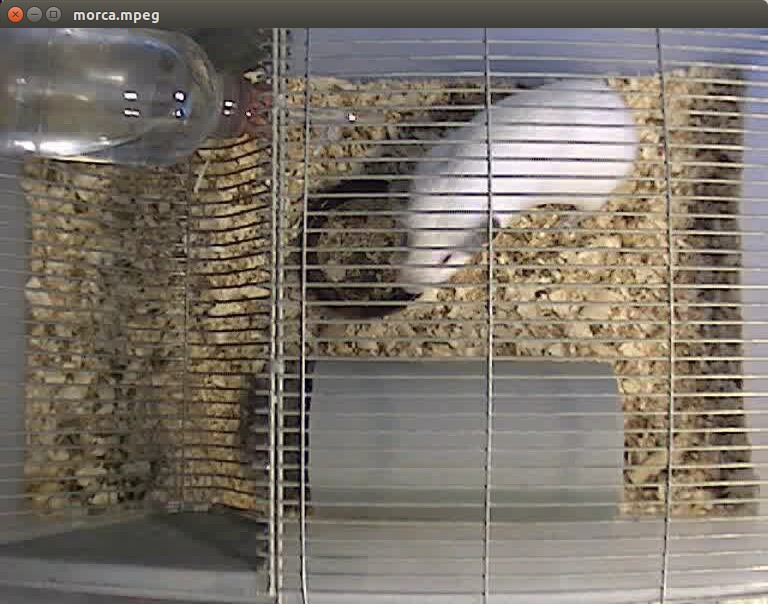
//> input picture morca.jpg, 768 x 604 px
$ ./feat morca.jpg pre-bilateral.png   (built with g++ and OpenCV 4)
//> lines starting //> are read from the running program, lines starting //| are printed output that depends on the picture
/**
 * @file SURF_FlannMatcher
 * @brief SURF detector + descriptor + FLANN Matcher
 * @author A. Huaman
 */

#include <stdio.h>
#include <iostream>
#include "opencv2/core/core.hpp"
#include "opencv2/features2d/features2d.hpp"
#include "opencv2/highgui/highgui.hpp"
#include "opencv2/nonfree/features2d.hpp"

using namespace cv;

void readme();

/**
 * @function main
 * @brief Main function
 */
int main( int argc, char** argv )
{
  if( argc != 3 )
  { readme(); return -1; }

  Mat img_1 = imread( argv[1], CV_LOAD_IMAGE_GRAYSCALE );
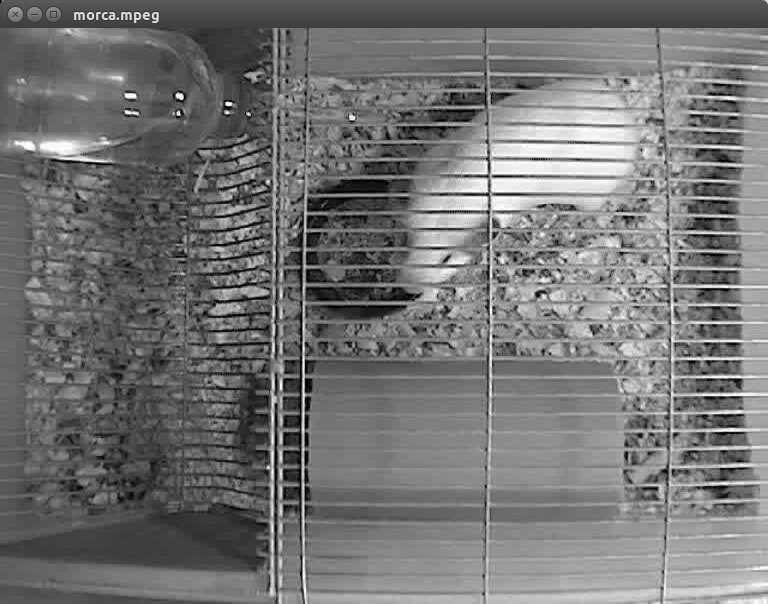
//> img_1: 604 rows x 768 cols, CV_8UC1; min 0, max 255, mean 115.9
  Mat img_2 = imread( argv[2], CV_LOAD_IMAGE_GRAYSCALE );
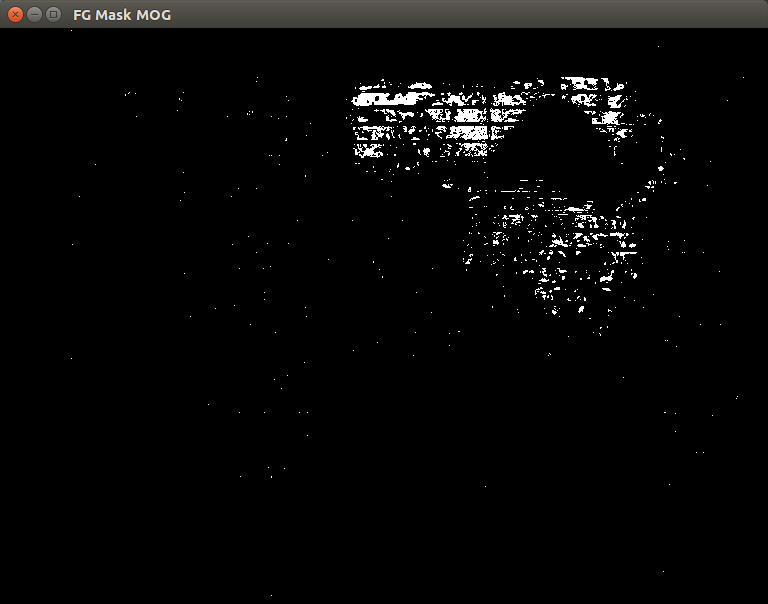
//> input picture pre-bilateral.png, 768 x 604 px
//> img_2: 604 rows x 768 cols, CV_8UC1; min 0, max 255, mean 7.5

  if( !img_1.data || !img_2.data )
  { std::cout<< " --(!) Error reading images " << std::endl; return -1; }

  //-- Step 1: Detect the keypoints using SURF Detector
  int minHessian = 400;

//> (the run ends here: the program needs code that is not available in this run, at `SurfFeatureDetector detector( minHessian );`)
